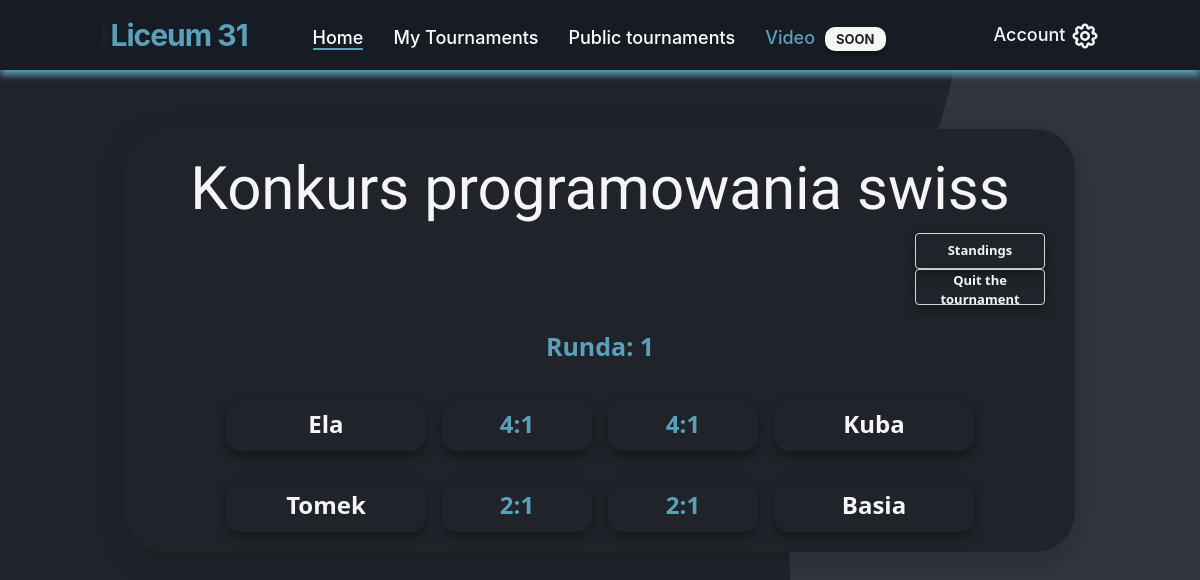
The page /joined-schedule (signed in) on the database its author committed.
### website/models.py (models this page shows)
class Tournament(db.Model):
    id = db.Column(db.Integer,primary_key=True)
    user_id = db.Column(db.Integer,db.ForeignKey('user.id'))
    name = db.Column(db.String(150))
    date = db.Column(db.Date)
    location = db.Column(db.String(150))
    discipline = db.Column(db.String(150))
    type = db.Column(db.String(150))
    movielink = db.Column(db.String(150))
    status = db.Column(db.String(150), default="upcoming")
    is_public = db.Column(db.Boolean(),default=False)
    current_round_number = db.Column(db.Integer(),default=0)
    max_rounds = db.Column(db.Integer(),default = 100000000)
    edited_duel_id = db.Column(db.Integer())
    rounds = db.relationship('Round')
    duels = db.relationship('Duel')
    opponents = db.relationship('Opponent')
    standings = db.relationship('Standing')

class Round(db.Model):
    id = db.Column(db.Integer,primary_key=True)
    tournament_id = db.Column(db.Integer,db.ForeignKey('tournament.id'))
    number = db.Column(db.Integer)
    duels = db.relationship('Duel')

class Duel(db.Model):
    id = db.Column(db.Integer,primary_key=True)
    tournament_id = db.Column(db.Integer,db.ForeignKey('tournament.id'))
    round_id = db.Column(db.Integer,db.ForeignKey('round.id'))
    opponent1_id = db.Column(db.Integer,db.ForeignKey('opponent.id'))
    opponent2_id = db.Column(db.Integer,db.ForeignKey('opponent.id'))
    opponent_1 = db.relationship('Opponent', foreign_keys=[opponent1_id])
    opponent_2 = db.relationship('Opponent', foreign_keys=[opponent2_id])
    score_1 = db.Column(db.Integer)
    score_2 = db.Column(db.Integer)
    date = db.Column(db.DateTime)
    round_number = db.Column(db.Integer)

class Opponent(db.Model):
    id = db.Column(db.Integer,primary_key=True)
    tournament_id = db.Column(db.Integer,db.ForeignKey('tournament.id'))
    email = db.Column(db.String(150))
    standing = db.relationship('Standing')
    name = db.Column(db.String(100000))

### website/views.py (the view)
@views.route('/joined-schedule', methods=['GET', 'POST'])
@login_required
def show_joined_schedule():
    tournamentDTO = TournamentController()
    tournamentDTO.Load(current_user.current_tournament_id)
    return render_template("my_public_schedule.html", user=current_user, tournament=tournamentDTO.tournament)

### website/Classes.py (called while the page is built)
    def Load(self, id):
        self.tournament = Tournament.query.get(id)

### website/__init__.py (called while the page is built)
def create_app():
    app = Flask(__name__)
    app.config['SECRET_KEY'] = 'kjabwdlajbal'
    app.config['SQLALCHEMY_DATABASE_URI'] = f'sqlite:///{DB_NAME}'
    app.config['SQLALCHEMY_TRACK_MODIFICATIONS'] = False
    db.init_app(app)  # inicjowanie bazy danych dla aplikacji
    from .views import views
    from .auth import auth
    app.register_blueprint(views, url_prefix='/')
    app.register_blueprint(auth, url_prefix='/')
    from .models import User
    create_datebase(app)
    login_manager = LoginManager()
    login_manager.login_view = 'auth.login'
    login_manager.init_app(app)
    @login_manager.user_loader
    def load_user(id):
        return User.query.get(int(id))
    return app

### website/templates/my_public_schedule.html (shortened to what this page needs)
{% extends "base.html" %} {% block title %}Public Schedule{% endblock %} {% block content %}
<section class="public_schedule_box_container container_schedule_public">
  <br />
  <h3 align="center">{{tournament.name}}</h3>
  <ol class="list-group list-group-flush" id="pary">
    <div style="margin-right: 30px" align="right">
      <a href="/public-standings">
        <button id="btn" type="button" class="btn-add">Standings</button>
      </a>
    </div>
    <div style="margin-right: 30px" align="right">
      <a href="/quit-tournament">
        <button id="btn" type="button" class="btn-add">Quit the tournament</button>
      </a>
    </div>
    {% for round in tournament.rounds %} {% if round.number
    <=tournament.current_round_number %} <h4 align="center" class="h4_round">Runda: {{round.number}}</h4>
      <ol class="list-group list-group-flush" id="pary">
        {% for duel in round.duels %}
        <div align="center">
          <li>
            <button disabled class="btn_schedule_list badge">
              <div class="btn-danger_nav_list_group_schedule_nick_one" align="left" style="display: inline-block">
                <h4>{{duel.opponent_1.name}}</h4>
              </div>
              <div class="btn-danger_nav_list_group_schedule_point" style="display: inline-block">
                {% if duel.score_1 is none or duel.score_1 is none %}
                <h4 style="color: #a03636; font-weight: 700">0 - 0</h4>
                {% else %}
                <h4 style="color: #5aa0ba; font-weight: 700">
                  {{duel.score_1}}:{{duel.score_2}}
                </h4>
              </div>
              {% endif %}
              <div class="btn-danger_nav_list_group_schedule_point" style="display: inline-block">
                {% if duel.score_1 is none or duel.score_1 is none %}
                <h4 style="color: #a03636; font-weight: 700;"> 0 - 0 </h4>
                {% else %}
                <h4 style="color: #5aa0ba; font-weight: 700;">{{duel.score_1}}:{{duel.score_2}}</h4>
                {% endif %}
              </div>
              <div class="btn-danger_nav_list_group_schedule_nick_two" align="right" style="display: inline-block">
                <h4>{{duel.opponent_2.name}}
                  <br />
                </h4>
              </div>
            </button> {% endfor %}
      </ol>
      </div>
      <br />
  {% endif %} {% endfor %}
  <br>
</section>
{% endblock %}

### website/static/style.css (style rules this page uses)
html { scroll-behavior: smooth; }
body { background-image: url("../static/bgp.png"); scroll-behavior: smooth; overflow: overlay; background-repeat: no-repeat; background-attachment: fixed; }
.badge { display: flex; justify-content: center; flex-direction: row; align-items: center; flex-wrap: nowrap; }
.list-group { display: flex; flex-direction: column; padding-left: 0; margin-bottom: 0; font-weight: 700; }
a { color: #fff; font-size: 18px; font-weight: 500; text-decoration: none; }
h4 { font-family: "Segoe UI", Tahoma, Geneva, Verdana, sans-serif; }
.h4_round { font-family: "Segoe UI", Tahoma, Geneva, Verdana, sans-serif; color: #5aa0ba; font-size: 25px; font-weight: 700; margin: 20px; }
h3 { color: whitesmoke; font-family: "Stick No Bills", sans-serif; font-size: 60px; }
.public_schedule_box_container { background-color: #20242a; height: 250px; width: 700px; box-shadow: 0 8px 30px 0 rgba(0, 0, 0, 0.2); border-radius: 40px; }
.container_schedule_public { width: 950px; height: auto; margin: 0 auto; margin-top: 5%; }
.btn-add { background-color: transparent; border: 0; width: 130px; height: 36px; border-radius: 0.25rem; font-family: "Segoe UI", Tahoma, Geneva, Verdana, sans-serif; color: whitesmoke; font-size: 13px; font-weight: bold; outline: none; box-shadow: 0px 5px 12px rgba(0, 0, 0, 0.4); transition: 0.5s; backface-visibility: hidden; border: 1px solid rgb(212, 212, 212); margin-left: 10px; }
.btn-danger_nav_list_group_schedule_point { background-color: #20242a; border: 0; width: 150px; height: 50px; border-radius: 15px; outline: none; box-shadow: 0px 5px 12px rgba(0, 0, 0, 0.4); transition: 0.5s; backface-visibility: hidden; margin: 8px; }
.btn-danger_nav_list_group_schedule_point h4 { color: whitesmoke; font-family: "Segoe UI", Tahoma, Geneva, Verdana, sans-serif; font-weight: bold; padding: 9px; text-align: center; }
.btn-danger_nav_list_group_schedule_nick_one { background-color: #20242a; border: 0; width: 200px; height: 50px; border-radius: 15px; outline: none; box-shadow: 0px 5px 12px rgba(0, 0, 0, 0.4); transition: 0.5s; backface-visibility: hidden; margin: 8px; }
.btn-danger_nav_list_group_schedule_nick_one h4 { color: whitesmoke; font-family: "Segoe UI", Tahoma, Geneva, Verdana, sans-serif; font-weight: bold; padding: 9px; text-align: center; }
.btn-danger_nav_list_group_schedule_nick_two { background-color: #20242a; border: 0; width: 200px; height: 50px; border-radius: 15px; outline: none; box-shadow: 0px 5px 12px rgba(0, 0, 0, 0.4); transition: 0.5s; backface-visibility: hidden; margin: 8px; }
.btn-danger_nav_list_group_schedule_nick_two h4 { color: whitesmoke; font-family: "Segoe UI", Tahoma, Geneva, Verdana, sans-serif; font-weight: bold; padding: 9px; text-align: center; }
.btn_schedule_list { background-color: transparent; border: 0; margin: 9px 0; border-radius: 20px; max-width: 100%; }

### rows shown on the page
Tournament: name "Konkurs programowania swiss"
Round: number "1"
Duel: opponent_1.name "Ela", score_1 "4", score_2 "1", opponent_2.name "Kuba"
Duel: opponent_1.name "Tomek", score_1 "2", score_2 "1", opponent_2.name "Basia"
